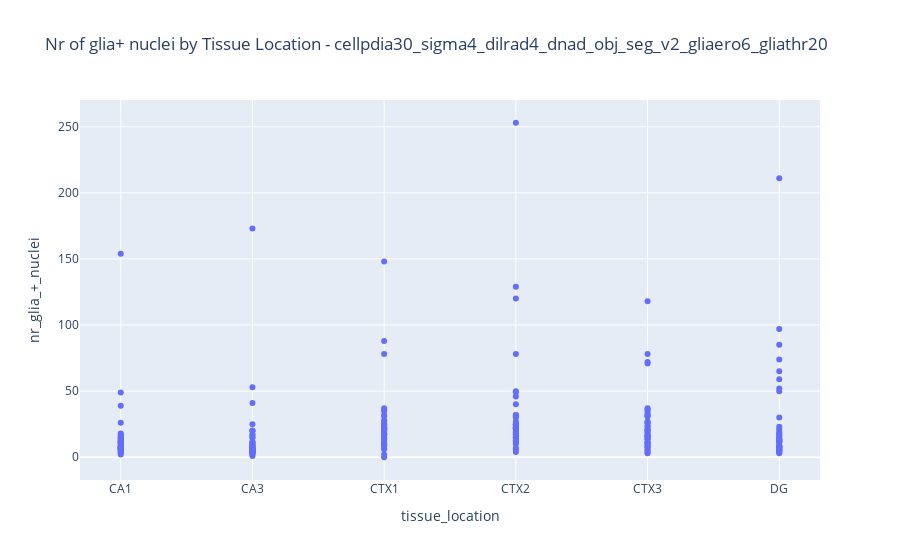

The notebook cell saved with this chart:
### Code cell
# Create the plot
fig = px.scatter(df, x='tissue_location', y='nr_glia_+_nuclei',
                 hover_data=['staining_id','index'], title=f"Nr of glia+ nuclei by Tissue Location - {title}")

# Show the plot
fig.show()

### Figure 1 — Plotly figure (JSON) as saved in the notebook; plotly's stock layout.template omitted (floating-point values rounded to 4 significant figures; data arrays with more than 128 entries replaced by an {"elided": "..."} marker saying what was removed)
{"data": [{"customdata": {"elided": "252x2 int values"}, "hovertemplate": "tissue_location=%{x}<br>nr_glia_+_nuclei=%{y}<br>staining_id=%{customdata[0]}<br>index=%{customdata[1]}<extra></extra>", "legendgroup": "", "marker": {"color": "#636efa", "symbol": "circle"}, "mode": "markers", "name": "", "orientation": "v", "showlegend": false, "type": "scatter", "x": {"elided": "252 str values"}, "xaxis": "x", "y": {"elided": "252 int values"}, "yaxis": "y"}], "layout": {"legend": {"tracegroupgap": 0}, "title": {"text": "Nr of glia+ nuclei by Tissue Location - cellpdia30_sigma4_dilrad4_dnad_obj_seg_v2_gliaero6_gliathr20"}, "xaxis": {"anchor": "y", "domain": [0, 1], "title": {"text": "tissue_location"}}, "yaxis": {"anchor": "x", "domain": [0, 1], "title": {"text": "nr_glia_+_nuclei"}}}}
